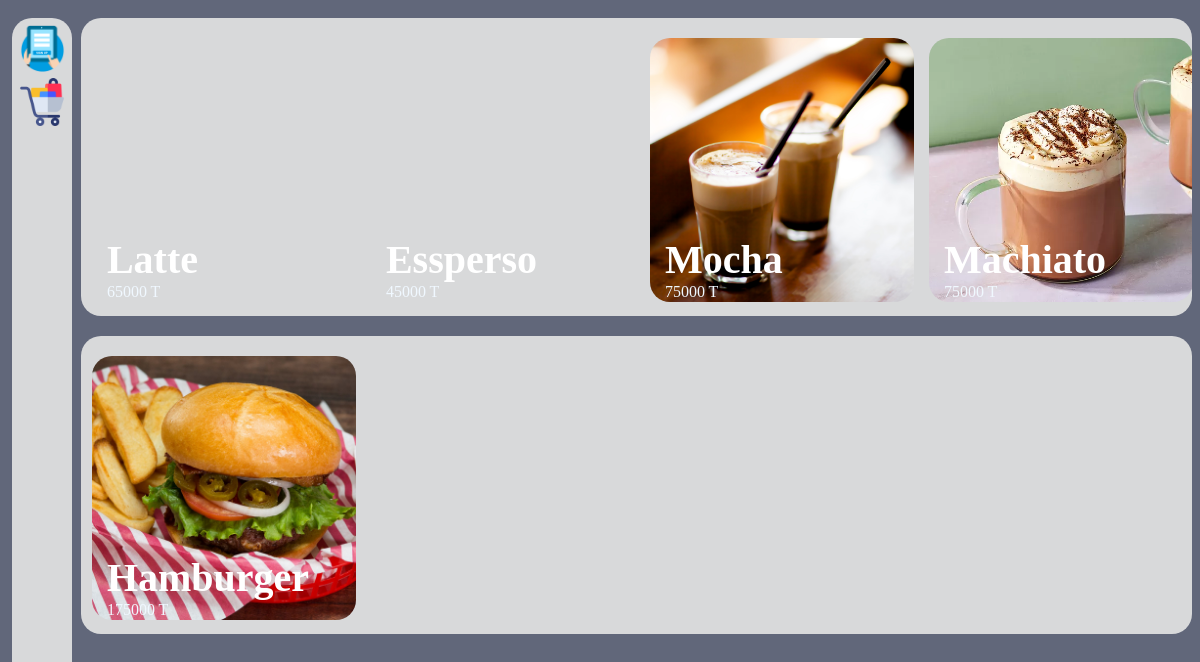
The app's page / (signed in), older data.
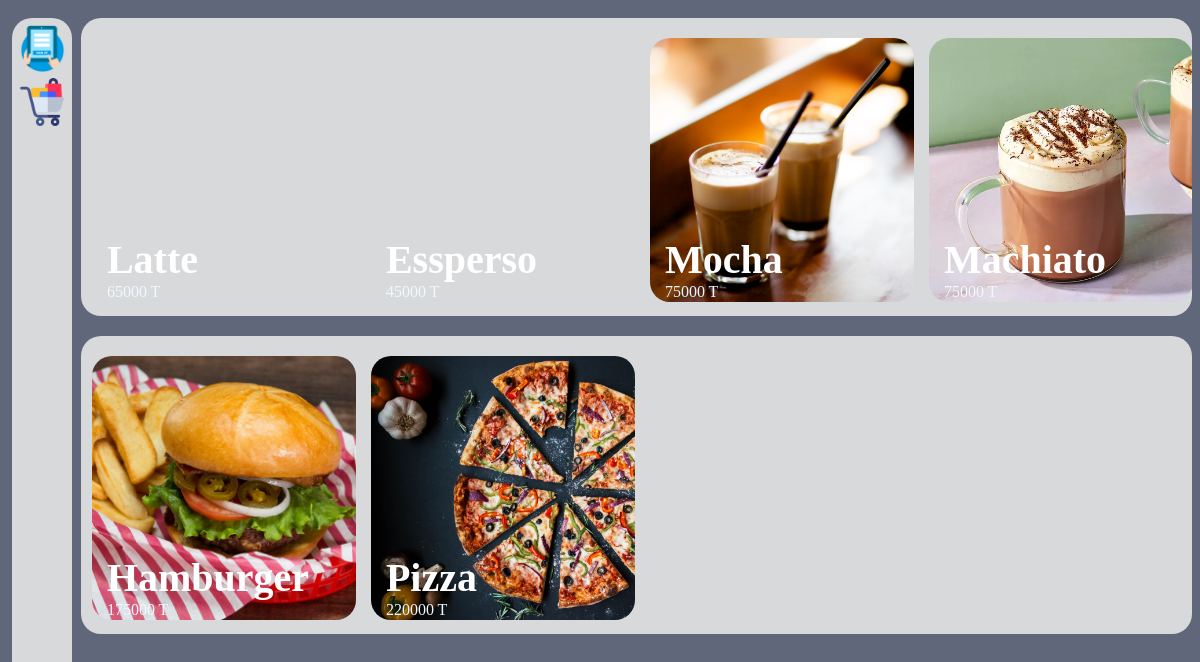
The same page, newer data.
### web/models.py (models this page shows, shortened)
class Product(models.Model):
    Name = models.CharField(max_length=255)
    Price = models.BigIntegerField()
    Type = models.ForeignKey(Type, on_delete=models.CASCADE)
    photo = models.ImageField(upload_to="media", max_length=100, height_field=None, width_field=None)

### web/views.py (the view)
# urls.py: path('', views.Type_View.as_view(), name="Products"),
class Type_View(ListView):
    model = Type
    template_name = "Products.html"
    def get_context_data(self, **kwargs):
        context = super().get_context_data(**kwargs)
        context["items"] = CartItem.objects.filter(cart = Cart.objects.filter(user = self.request.user).first())
        print("CONTEXT:", context)
        return context

### web/models.py (called while the page is built)
     def __str__(self) -> str:
        return self.Name

     def type_objects(self):
          type_objects_list = list()
          for type_object in Product.objects.filter(Type=self):
               type_objects_list.append(type_object)
          return type_objects_list

    def __str__(self) -> str:
        return self.product.Name + "*" + str(self.quantity)

### templates/Products.html (shortened to what this page needs)
{% extends "HomePage.html" %}
{% load static %}
{% block content %}
    {% for Type in type_list %}
        <div class = "Menu" id = "{{Type.Name}}">
            {% for object in Type.type_objects %}
                <div class="Product" id = "{{ object.Name }}" style="background: url({{object.photo.url}}); background-size: cover;">
                    <h1 class="name"> {{object.Name}} </h1>
                    <p class="price"> {{object.Price}} T</p>
                </div>
            {% endfor %}
        </div>
    {% endfor %}
{% endblock content %}

Row changes from the older to the newer data that the page shows:
added Product: Name (picture), Name "Pizza", Price "220000", shown under Type (number 2 of 2 on the later page)
